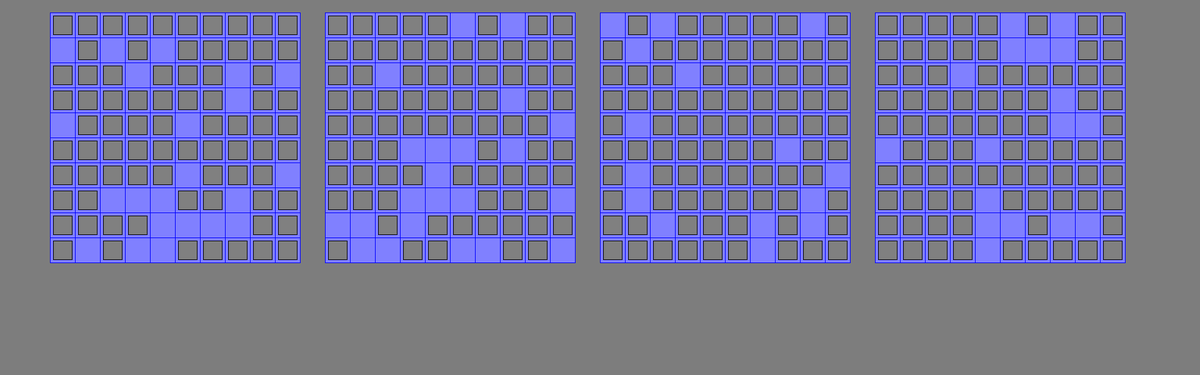
Frame 1 (no input)
Frame 60 (the mouse pressed at the canvas centre just before this capture): identical to frame 1, image omitted
Frame 120 (the mouse held since frame 60 and released just before this capture): identical to frame 1, image omitted

The Processing sketch that drew this single still picture (run headless with seeded random() and noise(); from frame 60 on, the mouse is pressed at the canvas centre):

// Processing sketch: BattleshipMainBasic
// ── BattleshipMainBasic.pde

void setup() {
  size(1920, 600);
  background(125);
  createGrids ();
}


void draw() {
  for ( int i = 0; i < seas.size (); i++) {
    seas.get(i).draw();
  }
}

class Grid {
}

private void createGrids () {
  for (int i=0; i<10; i++) {
    for (int j=0; j<10; j++) {
      //player one
      seas.add(new Sea(80+40*i, 20+40*j, false) );
      seas.add(new Sea(520+40*i, 20+40*j, false) );
      //player two
      seas.add(new Sea(960+40*i, 20+40*j, false) );
      seas.add(new Sea(1400+40*i, 20+40*j, false) );
    }
  }
}

void mousePressed() {
  for ( int i = 0; i < seas.size (); i++) {
    seas.get(i).click();
  }
}
// ── Sea.pde
ArrayList<Sea> seas = new ArrayList();


class Sea extends Grid {
  boolean hasBoat;
  boolean boatHidden;
  boolean clicked;
  int x, y;
  //this determines where the sea is drawn and if the boats are hidden or not
  Sea(int ix, int iy, boolean iboatHidden) {    
    boatHidden = iboatHidden;
    hasBoat = random(10)<8;
    clicked = false;
    x = ix;
    y = iy;
  }
  void draw() {
    pushMatrix();
    translate(x, y);
    fill(128, 128, 255);
    stroke(0, 0, 255);
    rect(0, 0, 40, 40);
    //if sea is clicked and it doesnt have a boat then draw a white circle
    if ( !hasBoat && clicked ) {
      fill(255);
      stroke(0);
      ellipse(20, 20, 24, 24);
    }
    //if sea doesnt have boats hidden and it has boats then draw a grey square
    if ( !boatHidden && hasBoat ) {
      fill(128);
      stroke(0);
      rect(5, 5, 30, 30);
    }
    //if sea has a boat and it's clicked then draw a red circle
    if ( hasBoat && clicked ) {
      fill(255, 0, 0);
      stroke(0);
      ellipse(20, 20, 24, 24);
    }
    popMatrix();
  }
  void click() {
    if ( mouseX > x && mouseX < x+40 && mouseY > y && mouseY < y+40 ) {
     clicked = true;
    }
  }
}
